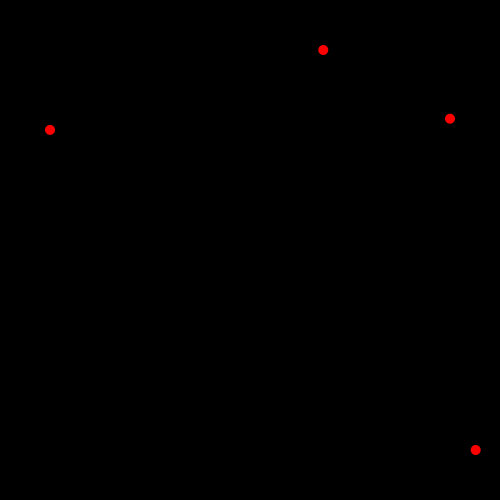
Frame 1 (no input)
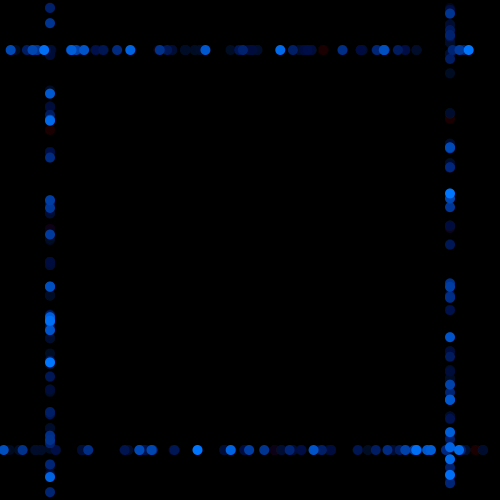
Frame 60 (the mouse pressed at the canvas centre just before this capture)
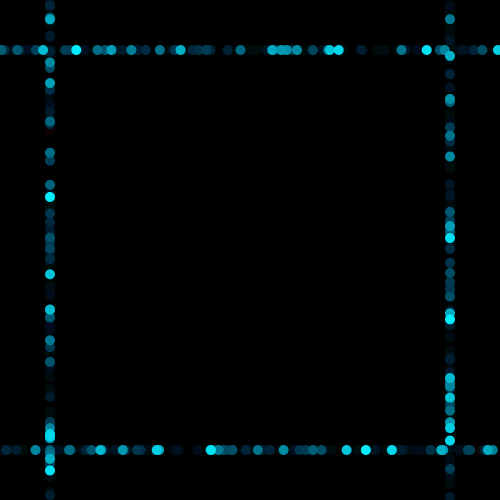
Frame 120 (the mouse held since frame 60 and released just before this capture)

The Processing sketch that drew these frames (run headless with seeded random() and noise(); from frame 60 on, the mouse is pressed at the canvas centre):

// Processing sketch: processing_71235
// ── processing_71235.pde

void setup()
{
  background(0);
  size(500,500);
}
int x=0;
int y=0;
int xchange=1;
int w=0;

void draw()
{
  fill(0,0,0,10);
  rect(0,0,500,500);
  fill(255-w,x,w);
  noStroke();
   ellipse(random(500),50,10,10);
   ellipse(50,random(500),10,10);
   ellipse(random(500),450,10,10);
   ellipse(450,random(500),10,10);
   w=w+ int(random(0,256));
   x=x+xchange;
   mouseReleased();
 mouseDragged();
 keyPressed();
}

void mouseDragged()
{
  if(mouseButton==LEFT)
  {
    fill(0,0,0,30);
    rect(0,0,500,500);
 fill(x,255-x,x);
 stroke(255);
 strokeWeight(3);
 ellipse(mouseX,mouseY,mouseX,mouseX);
 ellipse(500-mouseX,500-mouseY,mouseX,mouseX);
  }
    
  if (x>255)
  {
    xchange=-1;
  }
  if (x<0)
  {
    xchange=1;
  }
   x=x+xchange;
 y=y+5;
 
  if(mouseButton==RIGHT)
{
  rect(mouseX,mouseY,mouseX,mouseX);
 rect(-mouseX,200-mouseY,mouseX,mouseX);
}

}
